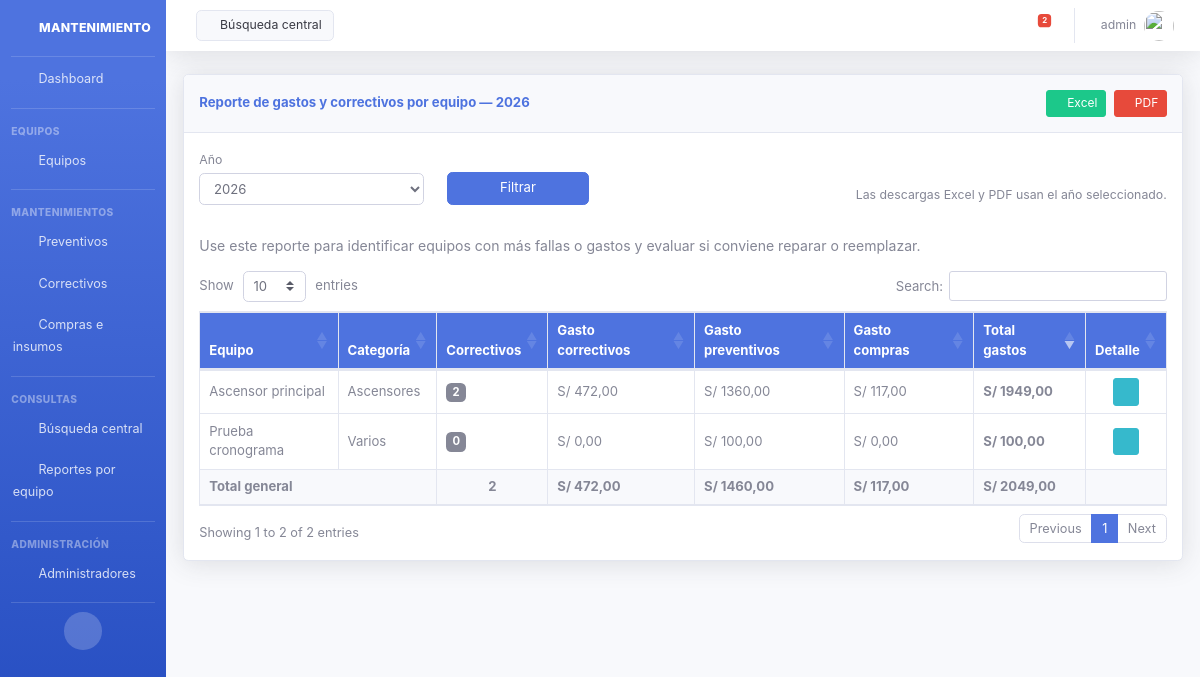
Page /api/reportes/equipos/ (signed in) on the committed database.
### core/models.py (models this page shows, shortened)
class Administrador(AbstractUser):
    pass

class Equipo(models.Model):
    nombre = models.CharField(max_length=200)
    categoria = models.CharField(max_length=80, choices=CATEGORIA_EQUIPO_CHOICES, default='varios')
    ubicacion = models.CharField(max_length=200)
    marca = models.CharField(max_length=100, blank=True)
    modelo = models.CharField(max_length=100, blank=True)
    numero_serie = models.CharField(max_length=100, blank=True)
    frecuencia_preventiva = models.CharField(max_length=20, choices=FRECUENCIA_CHOICES, default='mensual')
    fecha_base_programacion = models.DateField(help_text='Fecha de referencia para el cronograma anual')
    proveedor_servicio = models.CharField(max_length=200, blank=True)
    observaciones = models.TextField(blank=True)
    activo = models.BooleanField(default=True)
    fecha_registro = models.DateTimeField(auto_now_add=True)
    class Meta:
        ordering = ['categoria', 'nombre']
        verbose_name = 'Equipo'
        verbose_name_plural = 'Equipos'

### core/views.py (the view)
# urls.py: path('reportes/equipos/', reportes_equipos, name='reportes-equipos'),
def reportes_equipos(request):
    anio = int(request.GET.get('anio', date.today().year))
    datos, totales = obtener_datos_reporte_equipos(anio)
    return render(request, 'core/reportes_equipos.html', {
        'datos': datos,
        'totales': totales,
        'anio_seleccionado': anio,
        'anios_disponibles': list(range(date.today().year - 2, date.today().year + 2)),
    })

### core/templates/core/reportes_equipos.html (shortened to what this page needs)
{% extends 'core/base.html' %}
{% block content %}
<div class="card shadow mb-4">
    <div class="card-header py-3 d-flex justify-content-between align-items-center flex-wrap">
        <h6 class="m-0 font-weight-bold text-primary">Reporte de gastos y correctivos por equipo — {{ anio_seleccionado }}</h6>
        <div class="mt-2 mt-md-0">
            <a href="{% url 'reportes-equipos-excel' %}?anio={{ anio_seleccionado }}"
               class="btn btn-success btn-sm mr-1" title="Descargar Excel">
                <i class="fas fa-file-excel"></i> Excel
            </a>
            <a href="{% url 'reportes-equipos-pdf' %}?anio={{ anio_seleccionado }}"
               class="btn btn-danger btn-sm" title="Descargar PDF">
                <i class="fas fa-file-pdf"></i> PDF
            </a>
        </div>
    </div>
    <div class="card-body">
        <form method="get" class="row filtros-inline mb-4 align-items-end">
            <div class="col-12 col-sm-6 col-md-3 mb-2">
                <label class="small text-muted mb-1">Año</label>
                <select name="anio" class="form-control">
                    {% for anio in anios_disponibles %}
                    <option value="{{ anio }}" {% if anio == anio_seleccionado %}selected{% endif %}>{{ anio }}</option>
                    {% endfor %}
                </select>
            </div>
            <div class="col-12 col-sm-6 col-md-2 mb-2">
                <button class="btn btn-primary btn-block">Filtrar</button>
            </div>
            <div class="col-12 col-md-7 text-md-right text-muted small mb-2">
                Las descargas Excel y PDF usan el año seleccionado.
            </div>
        </form>
        <p class="text-muted">Use este reporte para identificar equipos con más fallas o gastos y evaluar si conviene reparar o reemplazar.</p>
        <div class="table-responsive">
            <table id="tabla-datos" class="table table-bordered table-hover">
                <thead class="bg-primary text-white">
                    <tr>
                        <th>Equipo</th>
                        <th>Categoría</th>
                        <th>Correctivos</th>
                        <th>Gasto correctivos</th>
                        <th>Gasto preventivos</th>
                        <th>Gasto compras</th>
                        <th>Total gastos</th>
                        <th class="col-acciones">Detalle</th>
                    </tr>
                </thead>
                <tbody>
                    {% for d in datos %}
                    <tr class="{% if d.correctivos >= 5 or d.total_gastos >= 5000 %}table-warning{% endif %}">
                        <td>{{ d.equipo.nombre }}</td>
                        <td>{{ d.equipo.get_categoria_display }}</td>
                        <td><span class="badge badge-{% if d.correctivos >= 5 %}danger{% elif d.correctivos >= 3 %}warning{% else %}secondary{% endif %}">{{ d.correctivos }}</span></td>
                        <td>S/ {{ d.gasto_correctivos|floatformat:2 }}</td>
                        <td>S/ {{ d.gasto_preventivos|floatformat:2 }}</td>
                        <td>S/ {{ d.gasto_compras|floatformat:2 }}</td>
                        <td class="font-weight-bold">S/ {{ d.total_gastos|floatformat:2 }}</td>
                        <td class="td-acciones">
                            <div class="tabla-acciones">
                                <a href="{% url 'equipo-detalle' d.equipo.id %}" class="btn btn-info btn-sm" title="Ver detalle"><i class="fas fa-eye"></i></a>
                            </div>
                        </td>
                    </tr>
                    {% endfor %}
                </tbody>
                {% if datos %}
                <tfoot class="bg-light font-weight-bold">
                    <tr>
                        <td colspan="2">Total general</td>
                        <td class="text-center">{{ totales.correctivos }}</td>
                        <td>S/ {{ totales.gasto_correctivos|floatformat:2 }}</td>
                        <td>S/ {{ totales.gasto_preventivos|floatformat:2 }}</td>
                        <td>S/ {{ totales.gasto_compras|floatformat:2 }}</td>
                        <td>S/ {{ totales.total_gastos|floatformat:2 }}</td>
                        <td></td>
                    </tr>
                </tfoot>
                {% endif %}
            </table>
        </div>
    </div>
</div>
{% endblock %}
{% block extra_css %}
<link rel="stylesheet" href="https://cdn.datatables.net/1.13.6/css/dataTables.bootstrap4.min.css">
{% endblock %}

### core/templates/core/header.html (shortened to what this page needs)
{% load static %}
<nav class="navbar navbar-expand navbar-light bg-white topbar mb-4 static-top shadow">
    <a href="{% url 'busqueda-central' %}" class="d-none d-sm-inline-block btn btn-light border small mr-auto ml-md-3 my-2 my-md-0">
        <i class="fas fa-search fa-sm"></i> Búsqueda central
    </a>
    <ul class="navbar-nav ml-auto">
        <li class="nav-item dropdown no-arrow mx-1">
            <a class="nav-link dropdown-toggle" href="#" id="alertsDropdown" role="button" data-toggle="dropdown"
               aria-haspopup="true" aria-expanded="false">
                <i class="fas fa-bell fa-fw"></i>
                <span class="badge badge-danger badge-counter" id="alert-count">0</span>
            </a>
        </li>
        <li class="nav-item dropdown no-arrow">
            <a class="nav-link dropdown-toggle" href="#" id="userDropdown" role="button"
               data-toggle="dropdown" aria-haspopup="true" aria-expanded="false">
                <span class="mr-2 d-none d-lg-inline text-gray-600 small">{{ request.user.username }}</span>
                <img class="img-profile rounded-circle" src="{% static 'img/undraw_profile.svg' %}">
            </a>
        </li>
    </ul>
</nav>

### core/static/css/mantenimiento.css (style rules this page uses)
html { font-size: 15px; }
body { font-size: 0.9375rem; }
h6, .h6 { font-size: 0.88rem; }
.table { font-size: 0.875rem; }
.table th, .table td { padding: 0.5rem 0.6rem; vertical-align: middle; }
.btn { font-size: 0.875rem; }
.btn-sm { font-size: 0.8rem; padding: 0.25rem 0.5rem; }
.form-control, .custom-select, select.form-control { font-size: 0.875rem; padding: 0.4rem 0.65rem; height: calc(1.5em + 0.65rem + 2px); }
label, .col-form-label { font-size: 0.875rem; margin-bottom: 0.25rem; }
.card-header { padding: 0.6rem 1rem; }
.card-body { padding: 1rem; }
.badge { font-size: 0.75rem; padding: 0.35em 0.55em; }
.small, small { font-size: 0.82rem; }
.topbar { height: 3.4rem !important; }
.topbar .nav-link { font-size: 0.875rem; }
.tabla-acciones { display: inline-flex; flex-wrap: nowrap; align-items: center; justify-content: center; gap: 0.35rem; }
.tabla-acciones .btn { margin: 0; flex-shrink: 0; }
td.td-acciones, th.col-acciones { text-align: center; white-space: nowrap; width: 1%; }

### rows in the picture
Administrador: user.username "admin"
Equipo: equipo.nombre "Ascensor principal", equipo.categoria "Ascensores", correctivos "2", gasto_correctivos "472,00", gasto_preventivos "1360,00", gasto_compras "117,00", total_gastos "1949,00"
Equipo: equipo.nombre "Prueba cronograma", equipo.categoria "Varios", correctivos "0", gasto_correctivos "0,00", gasto_preventivos "100,00", gasto_compras "0,00", total_gastos "100,00"

### other values in the picture
{{ anio_seleccionado }} "2026"
{{ totales.correctivos }} "2"
{{ totales.gasto_correctivos|floatformat:2 }} "472,00"
{{ totales.gasto_preventivos|floatformat:2 }} "1460,00"
{{ totales.gasto_compras|floatformat:2 }} "117,00"
{{ totales.total_gastos|floatformat:2 }} "2049,00"
form field anio "2026"
